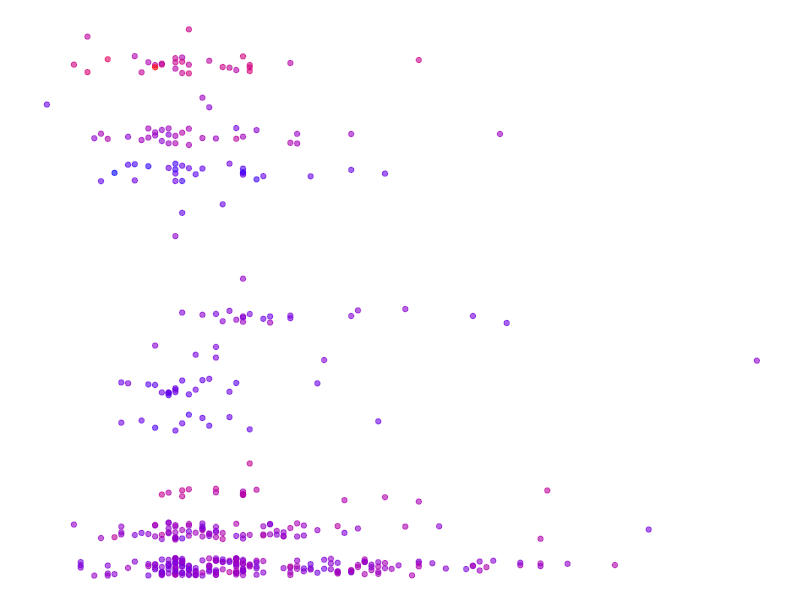
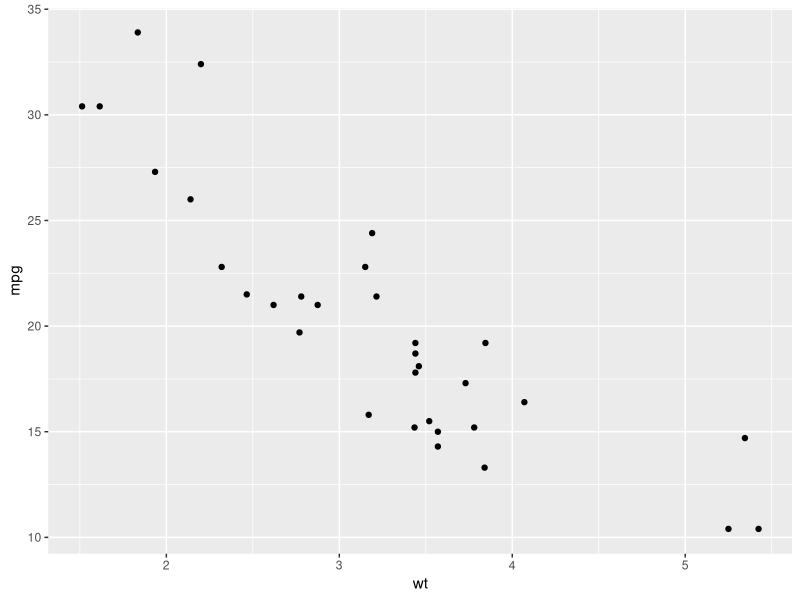

Write the R code that produced these figures, in order.
## ---- chunk 1
knitr::opts_chunk$set(
  message = FALSE,
  echo = TRUE
)
library(tidyverse)
## ---- chunk 2
data_art <- ggplot(data = midwest, aes(x = area, y = category)) +
  geom_point(aes(color = percchildbelowpovert),
             alpha = 0.6,
             size = 1.5,
             position = position_jitter(width = 0, height = 0.25)) +
  scale_color_continuous(breaks = c(1975.25, 1994.25, 2013.25), # c() list of breaks
                         labels = c(1975, 1994, 2013),
                         low = "blue", high = "red") + # low and high colors
  theme(text = element_blank(),
        rect = element_blank(),
        axis.line = element_blank(),
        axis.ticks = element_blank(),
        legend.position = "none")

data_art
## ---- chunk 3
library(tidyverse)
ggplot(data = mtcars, aes(x = wt, y = mpg)) +
  geom_point()
